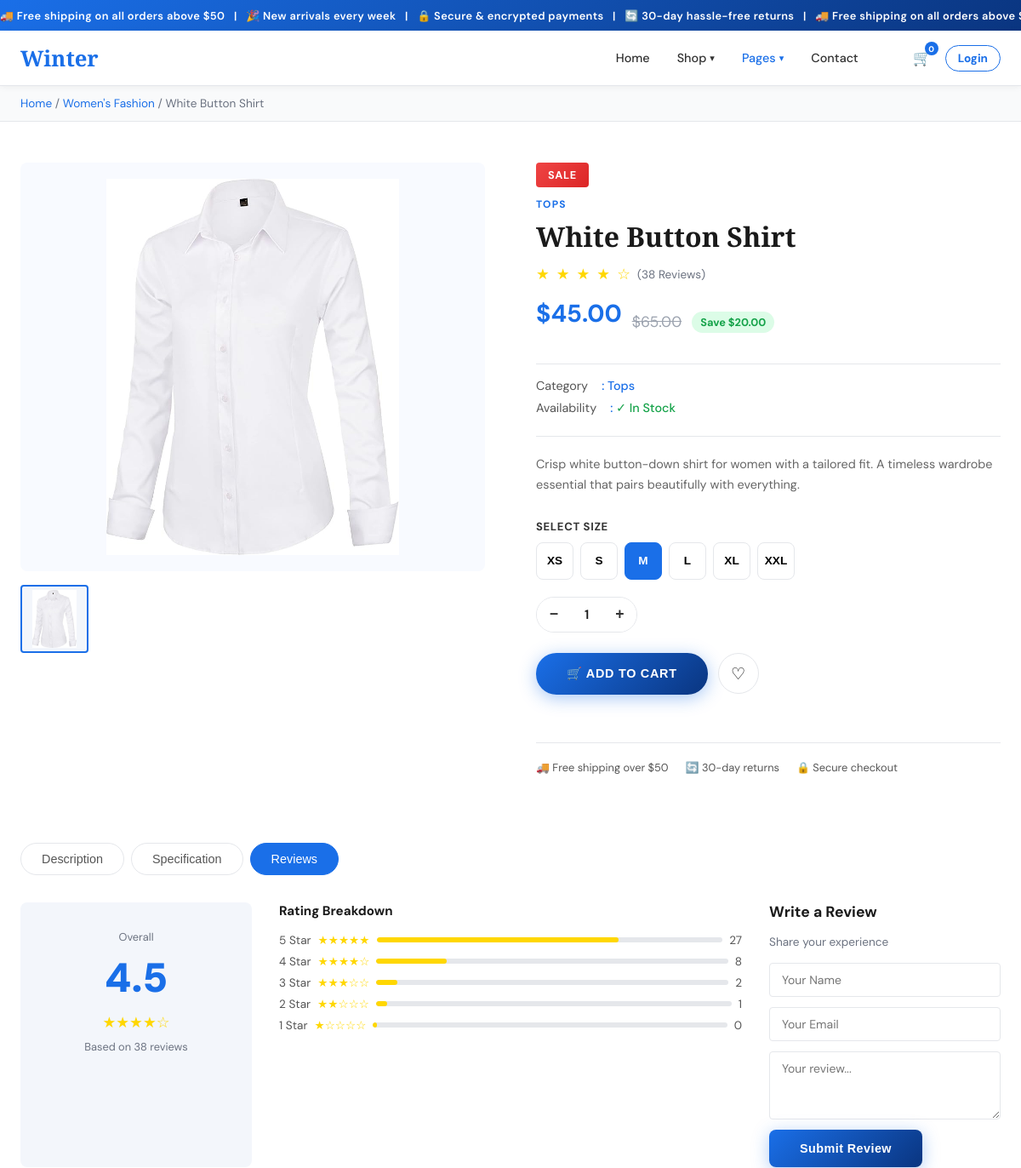
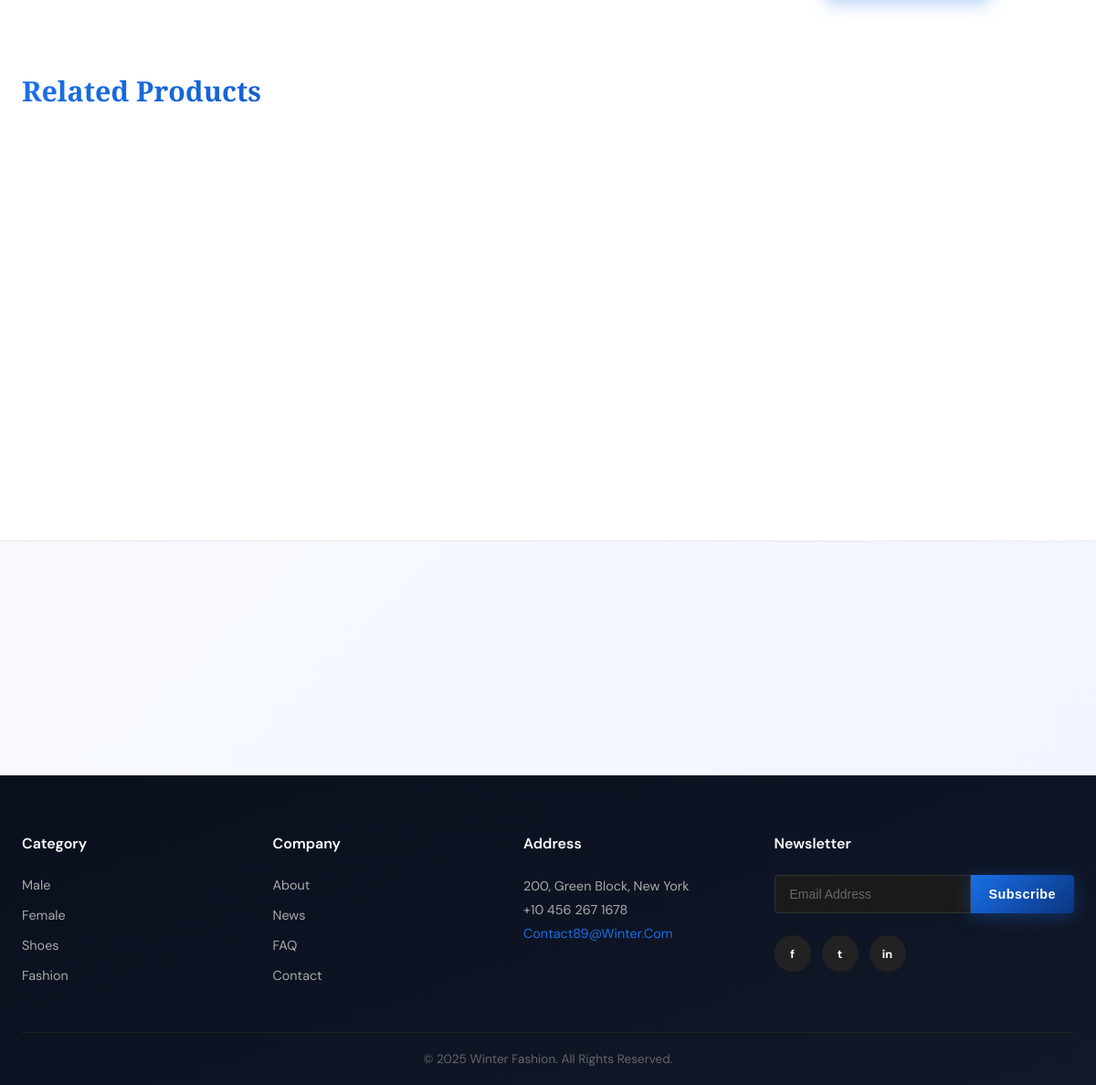
The app's page /product.php?id=8 with its own data (2 pictures, top to bottom).
### tables this page shows
CREATE TABLE products (
    id INT AUTO_INCREMENT PRIMARY KEY,
    name VARCHAR(200) NOT NULL,
    description TEXT,
    price DECIMAL(10,2) NOT NULL,
    original_price DECIMAL(10,2),
    category_id INT,
    image VARCHAR(255),
    stock INT DEFAULT 100,
    rating DECIMAL(2,1) DEFAULT 4.5,
    reviews_count INT DEFAULT 0,
    gender ENUM('men','women','shoes') NOT NULL,
    featured TINYINT(1) DEFAULT 0,
    created_at TIMESTAMP DEFAULT CURRENT_TIMESTAMP,
    FOREIGN KEY (category_id) REFERENCES categories(id)
);

CREATE TABLE categories (
    id INT AUTO_INCREMENT PRIMARY KEY,
    name VARCHAR(100) NOT NULL,
    slug VARCHAR(100) UNIQUE NOT NULL,
    gender ENUM('men','women','shoes','all') DEFAULT 'all'
);

### product.php (the view, shortened to what this page needs)
<?php
require_once 'header.php';
$id = (int)($_GET['id'] ?? 0);
$stmt = mysqli_prepare($conn, "SELECT p.*, c.name AS cat_name FROM products p LEFT JOIN categories c ON p.category_id=c.id WHERE p.id=?");
mysqli_stmt_bind_param($stmt, "i", $id);
mysqli_stmt_execute($stmt);
$product = mysqli_fetch_assoc(mysqli_stmt_get_result($stmt));
$pid    = (int)$product['id'];
$gender = sanitize($product['gender']);
$related = mysqli_query($conn, "SELECT * FROM products WHERE gender='$gender' AND id != $pid ORDER BY RAND() LIMIT 4");
?>
<div class="breadcrumb-bar">
  <p class="breadcrumb">
    <a href="index.php">Home</a> /
    <a href="<?= $product['gender']==='men'?'male.php':($product['gender']==='women'?'female.php':'shoes.php') ?>">
      <?= ucfirst($product['gender']) ?>'s Fashion</a> /
    <?= htmlspecialchars($product['name']) ?>
  </p>
</div>
<div class="product-detail">
  <div class="product-images">
    <div class="main-image" id="main-img" style="display:flex;align-items:center;justify-content:center;background:#f8faff">
      <img src="<?= htmlspecialchars($product['image']) ?>" alt="<?= htmlspecialchars($product['name']) ?>"
           onerror="this.src='hero.png'" style="max-width:92%;max-height:92%;object-fit:contain">
    </div>
    <div class="thumbnails">
      <div class="thumb active">
        <img src="<?= htmlspecialchars($product['image']) ?>" alt="" onerror="this.style.display='none'"
             style="width:100%;height:100%;object-fit:contain;padding:4px">
      </div>
    </div>
  </div>
  <div class="product-detail-info">
    <?php if ($product['original_price'] > $product['price']): ?>
      <span class="sale-badge-lg">SALE</span>
    <?php endif; ?>
    <p class="pd-cat"><?= htmlspecialchars($product['cat_name'] ?? '') ?></p>
    <h1><?= htmlspecialchars($product['name']) ?></h1>
    <div class="pd-rating">
      <?= renderStars((float)$product['rating']) ?>
      <span class="pd-review-count">(<?= (int)$product['reviews_count'] ?> Reviews)</span>
    </div>
    <div class="pd-price-row">
      <span class="detail-price"><?= formatPrice((float)$product['price']) ?></span>
      <?php if ($product['original_price'] > $product['price']): ?>
        <span class="price-original"><?= formatPrice((float)$product['original_price']) ?></span>
        <span class="price-save">Save <?= formatPrice($product['original_price'] - $product['price']) ?></span>
      <?php endif; ?>
    </div>
    <div class="detail-meta">
      <p>Category <span>: <?= htmlspecialchars($product['cat_name'] ?? 'N/A') ?></span></p>
      <p>Availability <span>: <?= $product['stock']>0?'<span style="color:#16a34a">✓ In Stock</span>':'<span style="color:#dc2626">Out of Stock</span>' ?></span></p>
    </div>
    <p class="detail-desc"><?= htmlspecialchars($product['description']) ?></p>
    <div class="size-section">
      <p class="size-label">Select Size</p>
      <div class="size-btns">
        <?php foreach (['XS','S','M','L','XL','XXL'] as $s): ?>
          <button class="size-btn <?= $s==='M'?'active-size':'' ?>" onclick="selectSize(this,'<?= $s ?>')"><?= $s ?></button>
        <?php endforeach; ?>
      </div>
    </div>
    <div class="qty-selector">
      <button class="qty-btn" onclick="changeQty(-1)">−</button>
      <span class="qty-display" id="qty">1</span>
      <button class="qty-btn" onclick="changeQty(1)">+</button>
    </div>
    <div class="detail-actions">
      <button class="btn-add-cart" onclick="addToCartDetail(<?= $pid ?>)">🛒 ADD TO CART</button>
      <button class="btn-wishlist">♡</button>
    </div>
    <div class="trust-badges">
      <span>🚚 Free shipping over $50</span>
      <span>🔄 30-day returns</span>
      <span>🔒 Secure checkout</span>
    </div>
  </div>
</div>
<div class="product-tabs">
  <div class="tab-buttons">
    <button class="tab-btn" onclick="showTab('desc',this)">Description</button>
    <button class="tab-btn" onclick="showTab('spec',this)">Specification</button>
    <button class="tab-btn active" onclick="showTab('reviews',this)">Reviews</button>
  </div>
  <div class="tab-content active" id="reviews">
    <div class="reviews-section">
      <div class="overall-box">
        <p style="font-size:.8rem;color:#6b7280;margin-bottom:8px">Overall</p>
        <div class="overall-score"><?= number_format((float)$product['rating'],1) ?></div>
        <div style="color:#ffd700;font-size:1.2rem;margin:8px 0"><?= renderStars((float)$product['rating']) ?></div>
        <p style="font-size:.8rem;color:#6b7280">Based on <?= $product['reviews_count'] ?> reviews</p>
      </div>
      <div class="star-breakdown">
        <h4 style="margin-bottom:16px;font-size:.95rem">Rating Breakdown</h4>
        <?php foreach ([5=>70,4=>20,3=>6,2=>3,1=>1] as $star=>$pct): ?>
        <div class="star-row">
          <span><?= $star ?> Star</span>
          <span style="color:#ffd700"><?= str_repeat('★',$star) ?><?= str_repeat('☆',5-$star) ?></span>
          <div class="star-bar"><div class="star-fill" style="width:<?= $pct ?>%"></div></div>
          <span><?= round($product['reviews_count']*$pct/100) ?></span>
        </div>
        <?php endforeach; ?>
      </div>
      <div class="add-review">
        <h3>Write a Review</h3>
        <p style="font-size:.85rem;color:#6b7280;margin-bottom:16px">Share your experience</p>
        <div class="review-form">
          <input type="text" placeholder="Your Name">
          <input type="email" placeholder="Your Email">
          <textarea placeholder="Your review..." rows="3"></textarea>
          <button class="btn-primary" style="align-self:flex-start">Submit Review</button>
        </div>
      </div>
    </div>
  </div>
</div>
<?php if (mysqli_num_rows($related) > 0): ?>
<div class="related-section">
  <h2 class="section-title-gradient">Related Products</h2>
  <div class="related-grid">
  </div>
</div>
<?php endif; ?>
<?php require_once 'footer.php'; ?>

### product.php (style rules this page uses)
.breadcrumb-bar { background:#f9fafb;padding:12px 24px;border-bottom:1px solid #e5e7eb }
.breadcrumb-bar .breadcrumb { max-width:1280px;margin:0 auto;font-size:.85rem;color:#6b7280 }
.breadcrumb-bar a { color:#1a6fe8 }
.pd-cat { font-size:.75rem;color:#1a6fe8;text-transform:uppercase;letter-spacing:.1em;margin-bottom:8px;font-weight:700 }
.pd-rating { display:flex;align-items:center;gap:8px;margin-bottom:16px }
.pd-review-count { color:#6b7280;font-size:.85rem }
.pd-price-row { display:flex;align-items:center;gap:12px;margin-bottom:20px;flex-wrap:wrap }
.price-original { text-decoration:line-through;color:#9ca3af;font-size:1.1rem }
.price-save { background:#dcfce7;color:#16a34a;font-size:.8rem;font-weight:700;padding:4px 10px;border-radius:20px }
.sale-badge-lg { background:linear-gradient(135deg,#ef4444,#dc2626);color:#fff;font-size:.8rem;font-weight:700; padding:6px 14px;border-radius:4px;letter-spacing:.05em;display:inline-block;margin-bottom:12px }
.size-section { margin-bottom:20px }
.size-label { font-size:.82rem;font-weight:700;text-transform:uppercase;letter-spacing:.05em;color:#333;margin-bottom:10px }
.size-btns { display:flex;gap:8px;flex-wrap:wrap }
.size-btn { width:44px;height:44px;border:1.5px solid #e5e7eb;background:#fff;cursor:pointer;border-radius:8px; font-size:.85rem;font-weight:600;transition:all .2s }
.size-btn.active-size { background:#1a6fe8;border-color:#1a6fe8;color:#fff }
.trust-badges { display:flex;gap:20px;flex-wrap:wrap;margin-top:20px;padding-top:20px;border-top:1px solid #e5e7eb }
.trust-badges span { font-size:.8rem;color:#555 }
.related-section { max-width:1280px;margin:0 auto 80px;padding:0 24px }
.section-title-gradient { font-family:'Playfair Display',serif;font-size:1.9rem;margin-bottom:32px; background:linear-gradient(135deg,#1a6fe8,#0a3580);-webkit-background-clip:text;-webkit-text-fill-color:transparent;background-clip:text }
.related-grid { display:grid;grid-template-columns:repeat(4,1fr);gap:24px }

### records on screen
products: gender "Women", name "White Button Shirt", image (picture), category.name "TOPS", reviews_count "38", price "$45.00", original_price "$65.00", formatPrice($product['original_price'] - $product['price']) "$20.00", category.name "Tops", description "Crisp white button-down shirt for women with a tailored fit. A timeless wardrobe essential that pairs beautifully with everything.", rating "4.5", $product['reviews_count']*$pct/100 "27", $product['reviews_count']*$pct/100 "8", $product['reviews_count']*$pct/100 "2", $product['reviews_count']*$pct/100 "1", $product['reviews_count']*$pct/100 "0"

### other values on screen
$cartCount "0"
$s "XS"
$s "S"
$s "M"
$s "L"
$s "XL"
$s "XXL"
$star "5"
str_repeat('★',$star) "★★★★★"
$star "4"
str_repeat('★',$star) "★★★★"
str_repeat('☆',5-$star) "☆"
$star "3"
str_repeat('★',$star) "★★★"
str_repeat('☆',5-$star) "☆☆"
